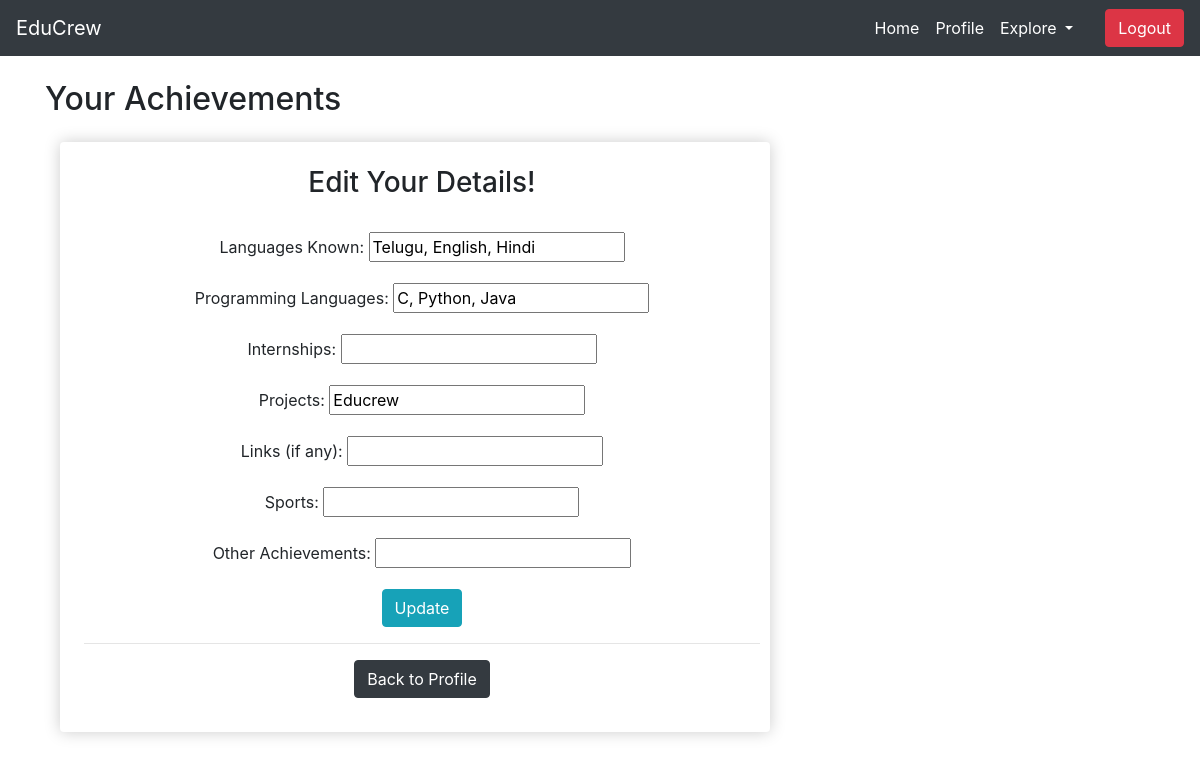
The page /student-achievements/ (signed in) on the database its author committed.
### educrew/models.py (models this page shows)
class StudentAchievement(models.Model):
    rollno = models.ForeignKey(Student, null=True, on_delete=models.SET_NULL)
    lang_known = models.CharField(null=True,blank=True, max_length=500)
    prog_lang = models.CharField(null=True,blank=True, max_length=500)
    internships = models.CharField(null=True,blank=True, max_length=500)
    projects = models.CharField(null=True,blank=True, max_length=500)
    links = models.CharField(null=True,blank=True, max_length=500)
    sports = models.CharField(null=True,blank=True, max_length=500)
    other = models.CharField(null=True,blank=True, max_length=500)

### educrew/views.py (the view)
# urls.py: path('student-achievements/', views.StuAchievements, name='student-achievements'),
def StuAchievements(request):
    if request.method == "POST":
        user = request.user.student
        achvmnts = StudentAchievement.objects.get(rollno=user)
        form = StuAchvmntsForm(request.POST,instance=achvmnts)
        if form.is_valid:
            form.save()
            messages.success(request, 'Details Updated successfully!')
            return HttpResponseRedirect(request.path_info)
        else:
            messages.error(request, 'Sorry! Cannot Upadate your profile. Please check the details!')
            return HttpResponseRedirect(request.path_info)
    else:
        user = request.user.student
        achvmnts = StudentAchievement.objects.get(rollno=user)
        form = StuAchvmntsForm(instance=achvmnts)
        context ={'form':form}
        return render(request,'educrew/student-achievements.html',context)

### educrew/forms.py
class StuAchvmntsForm(forms.ModelForm):
    lang_known = forms.CharField(label='Languages Known',required=False)
    prog_lang = forms.CharField(label='Programming Languages',required=False)
    internships = forms.CharField(label='Internships',required=False)
    projects = forms.CharField(label='Projects',required=False)
    links = forms.CharField(label='Links (if any)',required=False)
    sports = forms.CharField(label='Sports',required=False)
    other = forms.CharField(label='Other Achievements',required=False)
    class Meta:
        model = StudentAchievement
        fields = '__all__'
        exclude = ['rollno']

### educrew/templates/educrew/student-achievements.html (shortened to what this page needs)
{% extends 'educrew/main.html' %}
{% block content %}
<h2>Your Achievements</h2>
<div class="col-lg-8 text-center">
  <div class="box-element pt-lg-4 mt-lg-4 pl-lg-4">
    <h3>Edit Your Details!</h3>
    <br>
      <form method="POST">
        {{form.as_p}}
        <button type="submit" class="btn btn-info">Update</button>
      </form>
      <hr>
      <a class="btn btn-dark" href="{% url 'profile' %}">Back to Profile</a>
      <br>
      <br>
  </div>
</div>
{% endblock content %}

### static/css/main.css (style rules this page uses)
.box-element { box-shadow: hsl(0, 0%, 80%) 0 0 16px; background-color: white; border-radius: 4px; padding: 10px; }

### rows shown on the page
StudentAchievement: lang_known "Telugu, English, Hindi", prog_lang "C, Python, Java", projects "Educrew"
